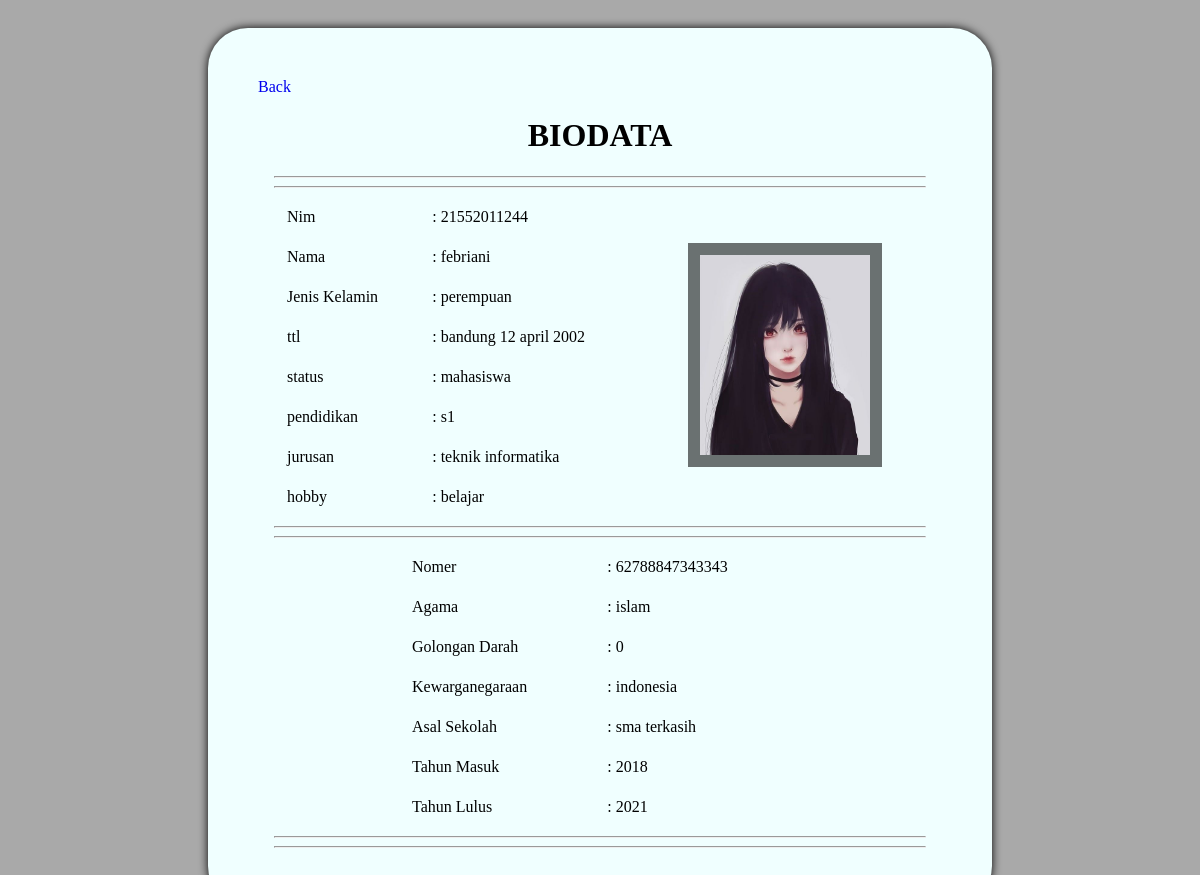
The page /read.php?nim=21552011244 on the database its author committed.
### tables this page shows
CREATE TABLE `mahasiswa` (
  `nim` varchar(20) NOT NULL,
  `nama` varchar(50) NOT NULL,
  `jenis_kelamin` varchar(15) NOT NULL,
  `ttl` varchar(50) NOT NULL,
  `status` varchar(50) NOT NULL,
  `pendidikan` varchar(10) NOT NULL,
  `jurusan` varchar(50) NOT NULL,
  `hobby` varchar(50) NOT NULL,
  `email` varchar(50) NOT NULL,
  `nomer` varchar(20) NOT NULL,
  `foto` text NOT NULL,
  `agama` varchar(20) DEFAULT NULL,
  `golongan_darah` varchar(5) DEFAULT NULL,
  `kewarganegaraan` varchar(50) DEFAULT NULL,
  `asal_sekolah` varchar(50) DEFAULT NULL,
  `tahun_masuk` varchar(4) DEFAULT NULL,
  `tahun_lulus` varchar(4) DEFAULT NULL
);

### read.php (the view, shortened to what this page needs)
<!DOCTYPE html>
<html lang="en">
<head>
</head>
<body>
    <div class="container">
        <div class="box">
            <div><a href="table.php" style="text-decoration: none;">Back</a></div>
            <h1 style="text-align: center;">BIODATA</h1>
            <hr style="width: 650px;">
            <hr style="width: 650px;">
            <table align="center" cellpadding="10px" width="650px">
                <?php
                include 'config/koneksi.php';
                if(isset($_GET['nim'])) {
                    $nim = $_GET['nim'];
                    try {
                        $sql = "SELECT * FROM mahasiswa WHERE nim = ?";
                        $stmt = $koneksi->prepare($sql);
                        $stmt->bindParam(1, $nim);
                        $stmt->execute();
                        $row = $stmt->fetch(PDO::FETCH_ASSOC);
                        ?>
                        <tr>
                            <td>Nim</td>
                            <td> :
                                <?php echo $row['nim']; ?>
                            </td>
                            <td rowspan="8">
                                <div class="boxgambar">
                                    <img src="directory/<?php echo $row['foto']; ?>" style="height: 200px; width: 170px;"
                                        alt="">
                                </div>
                            </td>
                        </tr>
                        <tr>
                            <td>Nama</td>
                            <td>:
                                <?php echo $row['nama']; ?>
                            </td>
                        </tr>
                        <tr>
                            <td>Jenis Kelamin</td>
                            <td>:
                                <?php echo $row['jenis_kelamin']; ?>
                            </td>
                        </tr>
                        <tr>
                            <td>ttl</td>
                            <td>:
                                <?php echo $row['ttl']; ?>
                            </td>
                        </tr>
                        <tr>
                            <td>status</td>
                            <td>:
                                <?php echo $row['status']; ?>
                            </td>
                        </tr>
                        <tr>
                            <td>pendidikan</td>
                            <td>:
                                <?php echo $row['pendidikan']; ?>
                            </td>
                        </tr>
                        <tr>
                            <td>jurusan</td>
                            <td>:
                                <?php echo $row['jurusan']; ?>
                            </td>
                        </tr>
                        <tr>
                            <td>hobby</td>
                            <td>:
                                <?php echo $row['hobby']; ?>
                            </td>
                        </tr>
                    </table>
                    <hr style="width: 650px;">
                    <hr style="width: 650px;">
                    <table align="center" cellpadding="10px" width="400px">
                        <tr>
                            <td>Nomer</td>
                            <td>:
                                <?php echo $row['nomer']; ?>
                            </td>
                        </tr>
                        <tr>
                            <td>Agama</td>
                            <td>:
                                <?php echo $row['agama']; ?>
                            </td>
                        </tr>
                        <tr>
                            <td>Golongan Darah</td>
                            <td>:
                                <?php echo $row['golongan_darah']; ?>
                            </td>
                        </tr>
                        <tr>
                            <td>Kewarganegaraan</td>
                            <td>:
                                <?php echo $row['kewarganegaraan']; ?>
                            </td>
                        </tr>
                        <tr>
                            <td>Asal Sekolah</td>
                            <td>:
                                <?php echo $row['asal_sekolah']; ?>
                            </td>
                        </tr>
                        <tr>
                            <td>Tahun Masuk</td>
                            <td>:
                                <?php echo $row['tahun_masuk']; ?>
                            </td>
                        </tr>
                        <tr>
                            <td>Tahun Lulus</td>
                            <td>:
                                <?php echo $row['tahun_lulus']; ?>
                            </td>
                        </tr>
                    </table>
                    <hr style="width: 650px;">
                    <hr style="width: 650px;">
                    <?php
                    } catch (PDOException $e) {
                        echo "Error: ".$e->getMessage();
                    }
                } else {
                    echo '<div style="text-align: center; color: red;">Invalid item selected for editing.</div>';
                }
                ?>
        </div>
    </div>
</body>
</html>

### read.php (style rules this page uses)
body { font-family: Georgia, 'Times New Roman', Times, serif; background-color: darkgray; }
.container { padding-left: 200px; padding-right: 200px; padding-top: 20px; padding-bottom: 20px; }
.box { box-shadow: 0 0 10px rgba(0, 0, 0, 1.5); border-radius: 40px; padding: 50px; background-color: azure; }
.boxgambar { background-color: azure; justify-content: center; text-align: center; }
img { border: 12px solid rgba(0, 0, 0, 0.555); }

### rows shown on the page
mahasiswa: nim "21552011244", foto (picture), nama "febriani", jenis_kelamin "perempuan", ttl "bandung 12 april 2002", status "mahasiswa", pendidikan "s1", jurusan "teknik informatika", hobby "belajar", nomer "62788847343343", agama "islam", golongan_darah "0", kewarganegaraan "indonesia", asal_sekolah "sma terkasih", tahun_masuk "2018", tahun_lulus "2021"
